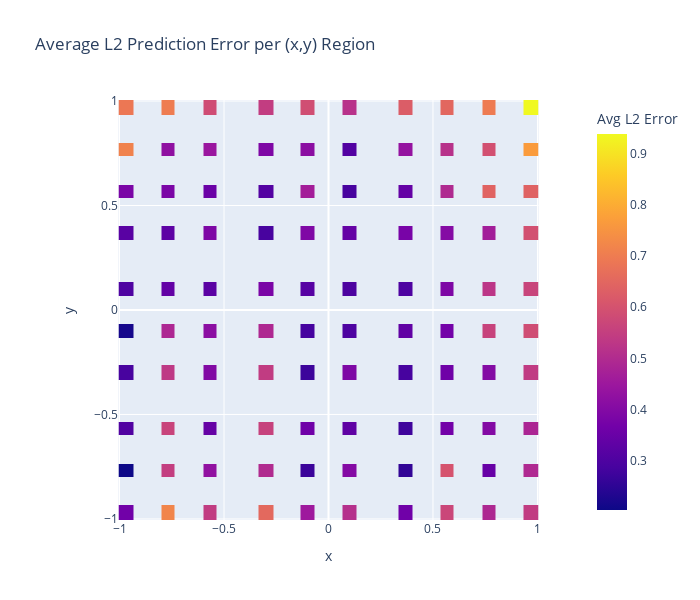

The notebook cell this image was saved under:
### Code cell
import numpy as np
import torch
import plotly.express as px
from scipy.stats import binned_statistic_2d

def plot_regression_error_map(reg_model, X_np, Y_np, class_names=None, bins=30, device=None):
    """
    Plots a 2D matrix of average L2 prediction error per (x,y) region.
    
    Parameters:
    - reg_model : torch.nn.Module
        Regressor that outputs (x, y) coordinates
    - X_np : np.ndarray
        Input features of shape (n, 9, 128)
    - Y_np : np.ndarray
        True (x, y) coordinates of shape (n, 2)
    - class_names : unused (included for API consistency)
    - bins : int
        Number of bins along x and y axis
    - device : torch.device (optional)
    """
    reg_model.eval()
    if device is None:
        device = torch.device("cuda" if torch.cuda.is_available() else "cpu")
    reg_model.to(device)

    # Convert inputs
    X_tensor = torch.tensor(X_np, dtype=torch.float32).to(device)

    # Get predictions
    with torch.no_grad():
        preds = reg_model(X_tensor).cpu()#.numpy()
    print(preds[:5,:])
    print(Y_np[:5,:])
    # Compute L2 errors
    errors = np.linalg.norm(preds - Y_np, axis=1)  # (n,)

    # Create 2D bins over (x, y) true coordinates
    x_vals, y_vals = Y_np[:, 0], Y_np[:, 1]

    stat, x_edges, y_edges, _ = binned_statistic_2d(
        x_vals, y_vals, errors, statistic='mean', bins=bins
    )

    # Plot with Plotly
    fig = px.imshow(stat.T,  # transpose so x = horizontal, y = vertical
                    origin='lower',
                    labels={'color': 'Avg L2 Error'},
                    x=np.round((x_edges[:-1] + x_edges[1:]) / 2, 2),
                    y=np.round((y_edges[:-1] + y_edges[1:]) / 2, 2),
                    title="Average L2 Prediction Error per (x,y) Region")
    
    fig.update_layout(
        xaxis_title="x", yaxis_title="y",
        width=700, height=600
    )
    fig.write_html("regression_distances_heatmap.html", include_plotlyjs="cdn")
    fig.show()
plot_regression_error_map(reg_net, X_t, loc, class_names=None)

### Figure 1 — Plotly figure (JSON) as saved in the notebook; plotly's stock layout.template omitted (floating-point values rounded to 4 significant figures; data arrays with more than 128 entries replaced by an {"elided": "..."} marker saying what was removed)
{"data": [{"coloraxis": "coloraxis", "hovertemplate": "x: %{x}<br>y: %{y}<br>Avg L2 Error: %{z}<extra></extra>", "name": "0", "type": "heatmap", "x": [-0.97, -0.9, -0.83, -0.77, -0.7, -0.63, -0.57, -0.5, -0.43, -0.37, -0.3, -0.23, -0.17, -0.1, -0.03, 0.03, 0.1, 0.17, 0.23, 0.3, 0.37, 0.43, 0.5, 0.57, 0.63, 0.7, 0.77, 0.83, 0.9, 0.97], "xaxis": "x", "y": [-0.97, -0.9, -0.83, -0.77, -0.7, -0.63, -0.57, -0.5, -0.43, -0.37, -0.3, -0.23, -0.17, -0.1, -0.03, 0.03, 0.1, 0.17, 0.23, 0.3, 0.37, 0.43, 0.5, 0.57, 0.63, 0.7, 0.77, 0.83, 0.9, 0.97], "yaxis": "y", "z": {"elided": "30x30 float values"}}], "layout": {"coloraxis": {"colorbar": {"title": {"text": "Avg L2 Error"}}, "colorscale": [[0, "#0d0887"], [0.1111, "#46039f"], [0.2222, "#7201a8"], [0.3333, "#9c179e"], [0.4444, "#bd3786"], [0.5556, "#d8576b"], [0.6667, "#ed7953"], [0.7778, "#fb9f3a"], [0.8889, "#fdca26"], [1, "#f0f921"]]}, "height": 600, "title": {"text": "Average L2 Prediction Error per (x,y) Region"}, "width": 700, "xaxis": {"anchor": "y", "constrain": "domain", "domain": [0, 1], "scaleanchor": "y", "title": {"text": "x"}}, "yaxis": {"anchor": "x", "autorange": true, "constrain": "domain", "domain": [0, 1], "title": {"text": "y"}}}}
